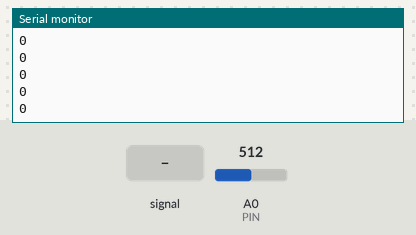
Simulated run of this sketch. Board: Arduino Uno, built with avr-gcc and run on an emulated ATmega328P. On the bench: the last lines printed to the serial monitor. The inputs (shaded band) are chosen by the test bench; at power-on: A0 (PIN) = 512.

Above: at 1.2 s.
1.3 s: A0 (PIN) fed a 200 Hz sine of ±81 counts around its level
At 1.36 s:
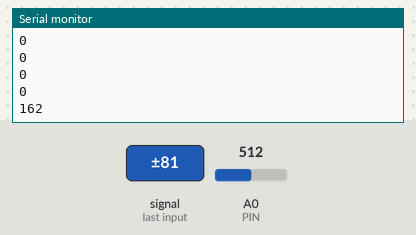
2.8 s: A0 (PIN) set to 390
At 2.83 s:
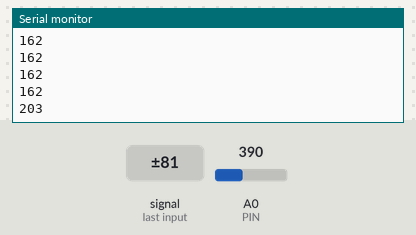
4.3 s: A0 (PIN) fed a 1000 Hz sine of ±255 counts around its level
At 4.34 s:
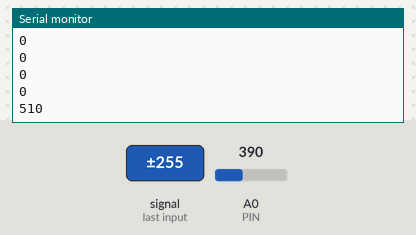
5.8 s: A0 (PIN) set to 122
At 5.81 s:
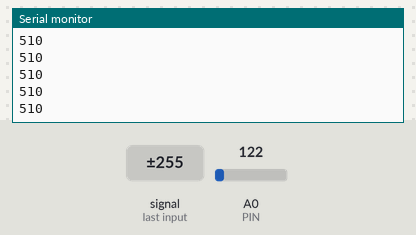
Timing chart, 0 to 8.3 s (numbered marks = the images above; inputs shaded):
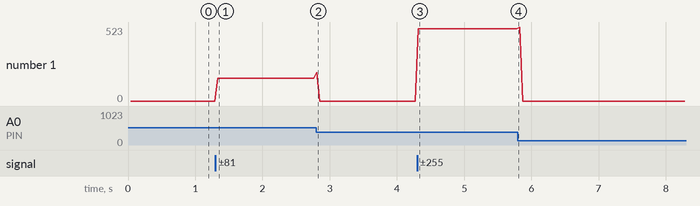

Measured:
- after the input at 1.3 s, the serial monitor: prints a new line at once (image 1)
- after the input at 2.8 s, the serial monitor: prints a new line at once (image 2)
- after the input at 4.3 s, the serial monitor: prints a new line at once (image 3)
- plotted number 1: 0 → 162 after the input at 1.3 s, 0 → 510 after the input at 4.3 s

The sketch:

uno-sketch.ino
```cpp
const int PIN = A0;

void setup() {
  Serial.begin(115200);
  pinMode(PIN, INPUT);
}

void loop() {
  long minV = 1023, maxV = 0;

  for(int i=0; i<400; i++) {
    int v = analogRead(PIN);
    if(v < minV) minV = v;
    if(v > maxV) maxV = v;
  }

  int noise = maxV - minV;
  Serial.println(noise);
}
```
